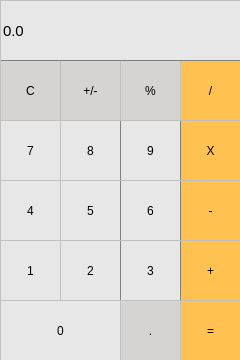
<?xml version="1.0" encoding="UTF-8"?>
<ui version="4.0">
 <class>MainWindow</class>
 <widget class="QMainWindow" name="MainWindow">
  <property name="geometry">
   <rect>
    <x>0</x>
    <y>0</y>
    <width>240</width>
    <height>360</height>
   </rect>
  </property>
  <property name="windowTitle">
   <string>MainWindow</string>
  </property>
  <widget class="QWidget" name="centralWidget">
   <property name="sizePolicy">
    <sizepolicy hsizetype="Preferred" vsizetype="Preferred">
     <horstretch>0</horstretch>
     <verstretch>0</verstretch>
    </sizepolicy>
   </property>
   <widget class="QPushButton" name="pushButton_clear">
    <property name="geometry">
     <rect>
      <x>0</x>
      <y>60</y>
      <width>61</width>
      <height>61</height>
     </rect>
    </property>
    <property name="styleSheet">
     <string notr="true">QPushButton{
	background-color: #D6D3D3;
	border-color: gray;
	border-width: 1px;
	border-style: outset;
}

QPushButton:pressed{

	background-color: #FF8596;
}</string>
    </property>
    <property name="text">
     <string>C</string>
    </property>
   </widget>
   <widget class="QPushButton" name="pushButton_plusMinus">
    <property name="geometry">
     <rect>
      <x>60</x>
      <y>60</y>
      <width>61</width>
      <height>61</height>
     </rect>
    </property>
    <property name="styleSheet">
     <string notr="true">QPushButton{
	background-color: #D6D3D3;
	border-color: gray;
	border-width: 1px;
	border-style: outset;
}

QPushButton:pressed{

	background-color: #FF8596;
}</string>
    </property>
    <property name="text">
     <string>+/-</string>
    </property>
   </widget>
   <widget class="QPushButton" name="pushButton_percent">
    <property name="geometry">
     <rect>
      <x>120</x>
      <y>60</y>
      <width>61</width>
      <height>61</height>
     </rect>
    </property>
    <property name="styleSheet">
     <string notr="true">QPushButton{
	background-color: #D6D3D3;
	border-color: gray;
	border-width: 1px;
	border-style: outset;
}

QPushButton:pressed{

	background-color: #FF8596;
}</string>
    </property>
    <property name="text">
     <string>%</string>
    </property>
   </widget>
   <widget class="QPushButton" name="pushButton_divide">
    <property name="geometry">
     <rect>
      <x>180</x>
      <y>60</y>
      <width>61</width>
      <height>61</height>
     </rect>
    </property>
    <property name="styleSheet">
     <string notr="true">QPushButton{
	background-color: #FFC250;
	border-style: outset;
	border-width: 1px;
	border-color: gray;
}

QPushButton:pressed{
	background-color: #FFEC50;
}</string>
    </property>
    <property name="text">
     <string>/</string>
    </property>
   </widget>
   <widget class="QPushButton" name="pushButton7">
    <property name="geometry">
     <rect>
      <x>0</x>
      <y>120</y>
      <width>61</width>
      <height>61</height>
     </rect>
    </property>
    <property name="styleSheet">
     <string notr="true">QPushButton {
	background-color: #E7E7E7;
	border-width: 1px;
	border-color: gray;
	border-style: outset;
}

QPushButton:pressed {
	background-color: #FF8596;
}</string>
    </property>
    <property name="text">
     <string>7</string>
    </property>
   </widget>
   <widget class="QPushButton" name="pushButton_multiply">
    <property name="geometry">
     <rect>
      <x>180</x>
      <y>120</y>
      <width>61</width>
      <height>61</height>
     </rect>
    </property>
    <property name="styleSheet">
     <string notr="true">QPushButton{
	background-color: #FFC250;
	border-style: outset;
	border-width: 1px;
	border-color: gray;
}

QPushButton:pressed{
	background-color: #FFEC50;
}</string>
    </property>
    <property name="text">
     <string>X</string>
    </property>
   </widget>
   <widget class="QPushButton" name="pushButton9">
    <property name="geometry">
     <rect>
      <x>120</x>
      <y>120</y>
      <width>61</width>
      <height>61</height>
     </rect>
    </property>
    <property name="styleSheet">
     <string notr="true">QPushButton {
	background-color: #E7E7E7;
	border-width: 1px;
	border-color: gray;
	border-style: outset;
}

QPushButton:pressed {
	background-color: #FF8596;
}</string>
    </property>
    <property name="text">
     <string>9</string>
    </property>
   </widget>
   <widget class="QPushButton" name="pushButton8">
    <property name="geometry">
     <rect>
      <x>60</x>
      <y>120</y>
      <width>61</width>
      <height>61</height>
     </rect>
    </property>
    <property name="styleSheet">
     <string notr="true">QPushButton {
	background-color: #E7E7E7;
	border-width: 1px;
	border-color: gray;
	border-style: outset;
}

QPushButton:pressed {
	background-color: #FF8596;
}</string>
    </property>
    <property name="text">
     <string>8</string>
    </property>
   </widget>
   <widget class="QPushButton" name="pushButton4">
    <property name="geometry">
     <rect>
      <x>0</x>
      <y>180</y>
      <width>61</width>
      <height>61</height>
     </rect>
    </property>
    <property name="styleSheet">
     <string notr="true">QPushButton {
	background-color: #E7E7E7;
	border-width: 1px;
	border-color: gray;
	border-style: outset;
}

QPushButton:pressed {
	background-color: #FF8596;
}</string>
    </property>
    <property name="text">
     <string>4</string>
    </property>
   </widget>
   <widget class="QPushButton" name="pushButton_minus">
    <property name="geometry">
     <rect>
      <x>180</x>
      <y>180</y>
      <width>61</width>
      <height>61</height>
     </rect>
    </property>
    <property name="styleSheet">
     <string notr="true">QPushButton{
	background-color: #FFC250;
	border-style: outset;
	border-width: 1px;
	border-color: gray;
}

QPushButton:pressed{
	background-color: #FFEC50;
}</string>
    </property>
    <property name="text">
     <string>-</string>
    </property>
   </widget>
   <widget class="QPushButton" name="pushButton6">
    <property name="geometry">
     <rect>
      <x>120</x>
      <y>180</y>
      <width>61</width>
      <height>61</height>
     </rect>
    </property>
    <property name="styleSheet">
     <string notr="true">QPushButton {
	background-color: #E7E7E7;
	border-width: 1px;
	border-color: gray;
	border-style: outset;
}

QPushButton:pressed {
	background-color: #FF8596;
}</string>
    </property>
    <property name="text">
     <string>6</string>
    </property>
   </widget>
   <widget class="QPushButton" name="pushButton5">
    <property name="geometry">
     <rect>
      <x>60</x>
      <y>180</y>
      <width>61</width>
      <height>61</height>
     </rect>
    </property>
    <property name="styleSheet">
     <string notr="true">QPushButton {
	background-color: #E7E7E7;
	border-width: 1px;
	border-color: gray;
	border-style: outset;
}

QPushButton:pressed {
	background-color: #FF8596;
}</string>
    </property>
    <property name="text">
     <string>5</string>
    </property>
   </widget>
   <widget class="QPushButton" name="pushButton1">
    <property name="geometry">
     <rect>
      <x>0</x>
      <y>240</y>
      <width>61</width>
      <height>61</height>
     </rect>
    </property>
    <property name="styleSheet">
     <string notr="true">QPushButton {
	background-color: #E7E7E7;
	border-width: 1px;
	border-color: gray;
	border-style: outset;
}

QPushButton:pressed {
	background-color: #FF8596;
}</string>
    </property>
    <property name="text">
     <string>1</string>
    </property>
   </widget>
   <widget class="QPushButton" name="pushButton_plus">
    <property name="geometry">
     <rect>
      <x>180</x>
      <y>240</y>
      <width>61</width>
      <height>61</height>
     </rect>
    </property>
    <property name="styleSheet">
     <string notr="true">QPushButton{
	background-color: #FFC250;
	border-style: outset;
	border-width: 1px;
	border-color: gray;
}

QPushButton:pressed{
	background-color: #FFEC50;
}</string>
    </property>
    <property name="text">
     <string>+</string>
    </property>
   </widget>
   <widget class="QPushButton" name="pushButton3">
    <property name="geometry">
     <rect>
      <x>120</x>
      <y>240</y>
      <width>61</width>
      <height>61</height>
     </rect>
    </property>
    <property name="styleSheet">
     <string notr="true">QPushButton {
	background-color: #E7E7E7;
	border-width: 1px;
	border-color: gray;
	border-style: outset;
}

QPushButton:pressed {
	background-color: #FF8596;
}</string>
    </property>
    <property name="text">
     <string>3</string>
    </property>
   </widget>
   <widget class="QPushButton" name="pushButton2">
    <property name="geometry">
     <rect>
      <x>60</x>
      <y>240</y>
      <width>61</width>
      <height>61</height>
     </rect>
    </property>
    <property name="styleSheet">
     <string notr="true">QPushButton {
	background-color: #E7E7E7;
	border-width: 1px;
	border-color: gray;
	border-style: outset;
}

QPushButton:pressed {
	background-color: #FF8596;
}</string>
    </property>
    <property name="text">
     <string>2</string>
    </property>
   </widget>
   <widget class="QPushButton" name="pushButton0">
    <property name="geometry">
     <rect>
      <x>0</x>
      <y>300</y>
      <width>121</width>
      <height>61</height>
     </rect>
    </property>
    <property name="styleSheet">
     <string notr="true">QPushButton {
	background-color: #E7E7E7;
	border-width: 1px;
	border-color: gray;
	border-style: outset;
}

QPushButton:pressed {
	background-color: #FF8596;
}</string>
    </property>
    <property name="text">
     <string>0</string>
    </property>
   </widget>
   <widget class="QPushButton" name="pushButton_dot">
    <property name="geometry">
     <rect>
      <x>120</x>
      <y>300</y>
      <width>61</width>
      <height>61</height>
     </rect>
    </property>
    <property name="styleSheet">
     <string notr="true">QPushButton{
	background-color: #D6D3D3;
	border-color: gray;
	border-width: 1px;
	border-style: outset;
}

QPushButton:pressed{

	background-color: #FF8596;
}</string>
    </property>
    <property name="text">
     <string>.</string>
    </property>
   </widget>
   <widget class="QPushButton" name="pushButton_equal">
    <property name="geometry">
     <rect>
      <x>180</x>
      <y>300</y>
      <width>61</width>
      <height>61</height>
     </rect>
    </property>
    <property name="styleSheet">
     <string notr="true">QPushButton{
	background-color: #FFC250;
	border-style: outset;
	border-width: 1px;
	border-color: gray;
}

QPushButton:pressed{
	background-color: #FFEC50;
}</string>
    </property>
    <property name="text">
     <string>=</string>
    </property>
   </widget>
   <widget class="QLineEdit" name="myDisplay">
    <property name="geometry">
     <rect>
      <x>0</x>
      <y>0</y>
      <width>241</width>
      <height>61</height>
     </rect>
    </property>
    <property name="font">
     <font>
      <pointsize>11</pointsize>
     </font>
    </property>
    <property name="styleSheet">
     <string notr="true">QLineEdit{
	background-color: #E7E7E7;
	border-width: 1px;
	border-color: gray;
	border-style: outset;
}</string>
    </property>
    <property name="text">
     <string>0.0</string>
    </property>
   </widget>
  </widget>
 </widget>
 <layoutdefault spacing="6" margin="11"/>
 <resources/>
 <connections/>
</ui>
